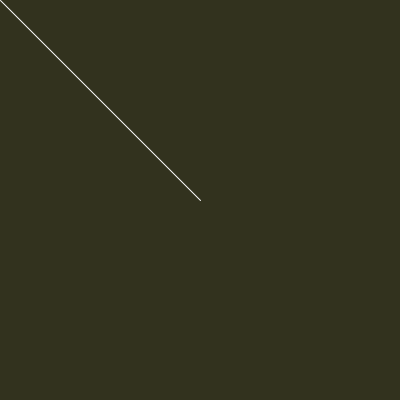
Frame 1 (no input)
Frame 60 (the mouse pressed at the canvas centre just before this capture): identical to frame 1, image omitted
Frame 120 (the mouse held since frame 60 and released just before this capture): blank canvas, image omitted

The Processing sketch that drew this single still picture (run headless with seeded random() and noise(); from frame 60 on, the mouse is pressed at the canvas centre):

// Processing sketch: line
// ── line.pde
void setup() {
  size(400, 400);
  stroke(255);
}

void draw() {
     background(50, 50, 30);
     line(width/2, height/2, mouseX, mouseY);
}
